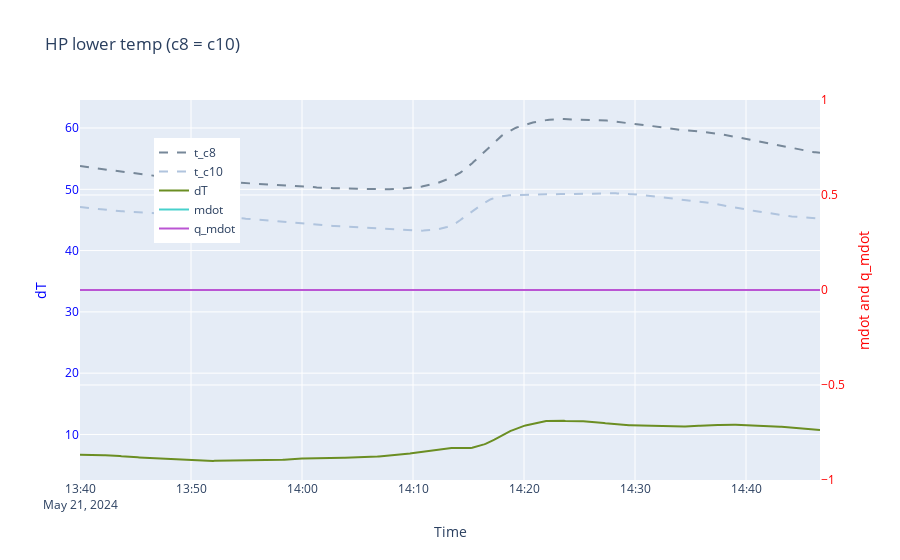

Source (notebook cell):
### Code cell
####### Energie im Tank HP normal

###  GROUP 4: HP -> energy form normal temperature of heat pump flows into c8 and returns as c10 

#    c8 = c10
gr_810_list = [c8_df[1], c10_df[1]]

#gr_810 = pd.concat((df.iloc[::freq5][:num_steps+1] for df in gr_810_list), axis = 1)
gr_810 = pd.concat((df.iloc[:] for df in gr_810_list), axis = 1)
gr_810["dmdot"] = gr_810["mdot_c8"] - gr_810["mdot_c10"]
gr_810["dT"] = gr_810["t_c8"] - gr_810["t_c10"]
gr_810["mdot"] = gr_810["mdot_c8"]
gr_810["q_mdot"] = gr_810["dT"] * gr_810["mdot"] *cp

# Creating the plot
fig = go.Figure()

# Adding dT line
fig.add_trace(go.Scatter(
    x=gr_810.index,
    y=gr_810["t_c8"],
    name="t_c8",
    yaxis="y1",
    line=dict(color="lightslategray", dash='dash')
))

fig.add_trace(go.Scatter(
    x=gr_810.index,
    y=gr_810["t_c10"],
    name="t_c10",
    yaxis="y1",
    line=dict(color="lightsteelblue", dash='dash')
))

fig.add_trace(go.Scatter(
    x=gr_810.index,
    y=gr_810["dT"],
    name="dT",
    yaxis="y1",
    line=dict(color="olivedrab")
))

# Adding mdot line
fig.add_trace(go.Scatter(
    x=gr_810.index,
    y=gr_810["mdot"],
    name="mdot",
    yaxis="y2",
    line=dict(color="mediumturquoise")
))

# Adding q_mdot line
fig.add_trace(go.Scatter(
    x=gr_810.index,
    y=gr_810["q_mdot"],
    name="q_mdot",
    yaxis="y2",  # Using the same y-axis as mdot for demonstration
    line=dict(color="mediumorchid")
))

# Updating layout for the dual y-axis
fig.update_layout(
    title="HP lower temp (c8 = c10)",
    xaxis_title="Time",
    yaxis=dict(
        title="dT",
        titlefont=dict(color="blue"),
        tickfont=dict(color="blue"),
        anchor="x",
        side="left"
    ),
    yaxis2=dict(
        title="mdot and q_mdot",
        titlefont=dict(color="red"),
        tickfont=dict(color="red"),
        overlaying="y",
        anchor="x",
        side="right"
    ),
    legend=dict(x=0.1, y=0.9)
)

# Show the plot
fig.show()

### Figure 1 — Plotly figure (JSON) as saved in the notebook; plotly's stock layout.template omitted (floating-point values rounded to 4 significant figures; data arrays with more than 128 entries replaced by an {"elided": "..."} marker saying what was removed)
{"data": [{"line": {"color": "lightslategray", "dash": "dash"}, "name": "t_c8", "type": "scatter", "x": {"elided": "501 str values"}, "y": {"elided": "501 float values"}, "yaxis": "y"}, {"line": {"color": "lightsteelblue", "dash": "dash"}, "name": "t_c10", "type": "scatter", "x": {"elided": "501 str values"}, "y": {"elided": "501 float values"}, "yaxis": "y"}, {"line": {"color": "olivedrab"}, "name": "dT", "type": "scatter", "x": {"elided": "501 str values"}, "y": {"elided": "501 float values"}, "yaxis": "y"}, {"line": {"color": "mediumturquoise"}, "name": "mdot", "type": "scatter", "x": {"elided": "501 str values"}, "y": {"elided": "501 int values"}, "yaxis": "y2"}, {"line": {"color": "mediumorchid"}, "name": "q_mdot", "type": "scatter", "x": {"elided": "501 str values"}, "y": {"elided": "501 int values"}, "yaxis": "y2"}], "layout": {"legend": {"x": 0.1, "y": 0.9}, "title": {"text": "HP lower temp (c8 = c10)"}, "xaxis": {"title": {"text": "Time"}}, "yaxis": {"anchor": "x", "side": "left", "tickfont": {"color": "blue"}, "title": {"font": {"color": "blue"}, "text": "dT"}}, "yaxis2": {"anchor": "x", "overlaying": "y", "side": "right", "tickfont": {"color": "red"}, "title": {"font": {"color": "red"}, "text": "mdot and q_mdot"}}}}
